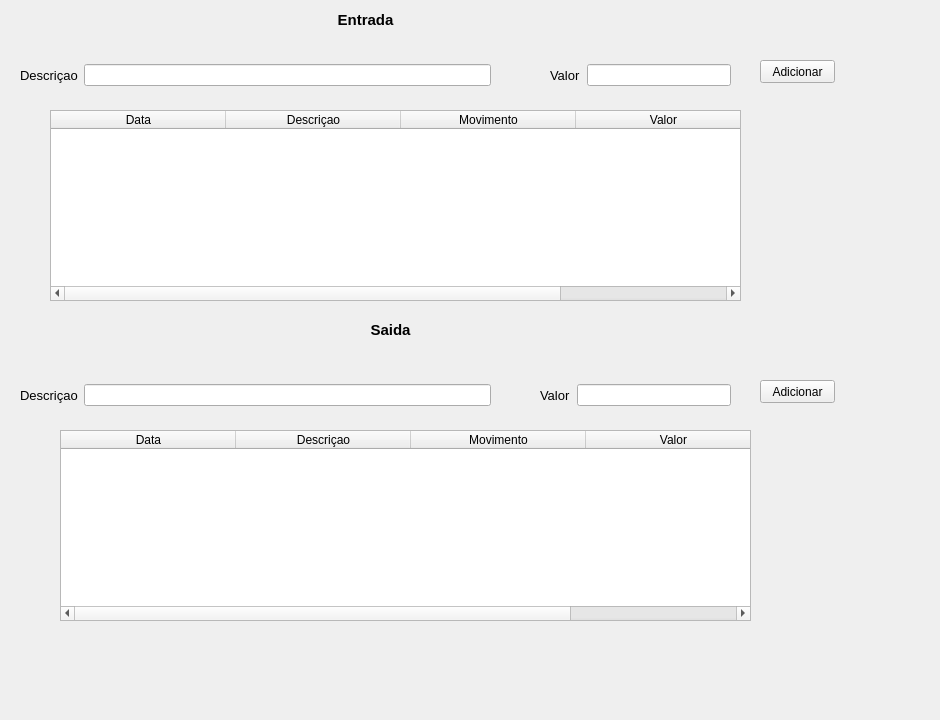
      <widget class="QWidget" name="Caixa">
       <property name="sizePolicy">
        <sizepolicy hsizetype="Preferred" vsizetype="Expanding">
         <horstretch>0</horstretch>
         <verstretch>0</verstretch>
        </sizepolicy>
       </property>
       <widget class="QWidget" name="widget_6" native="true">
        <property name="geometry">
         <rect>
          <x>0</x>
          <y>10</y>
          <width>931</width>
          <height>701</height>
         </rect>
        </property>
        <widget class="QLabel" name="Entrada">
         <property name="geometry">
          <rect>
           <x>330</x>
           <y>0</y>
           <width>71</width>
           <height>21</height>
          </rect>
         </property>
         <property name="font">
          <font>
           <weight>75</weight>
           <bold>true</bold>
          </font>
         </property>
         <property name="styleSheet">
          <string notr="true"/>
         </property>
         <property name="text">
          <string>&lt;html&gt;&lt;head/&gt;&lt;body&gt;&lt;p align=&quot;center&quot;&gt;&lt;span style=&quot; font-size:11pt;&quot;&gt;Entrada&lt;/span&gt;&lt;/p&gt;&lt;/body&gt;&lt;/html&gt;</string>
         </property>
        </widget>
        <widget class="QLabel" name="Saida">
         <property name="geometry">
          <rect>
           <x>360</x>
           <y>310</y>
           <width>61</width>
           <height>20</height>
          </rect>
         </property>
         <property name="font">
          <font>
           <weight>75</weight>
           <bold>true</bold>
          </font>
         </property>
         <property name="styleSheet">
          <string notr="true"/>
         </property>
         <property name="text">
          <string>&lt;html&gt;&lt;head/&gt;&lt;body&gt;&lt;p align=&quot;center&quot;&gt;&lt;span style=&quot; font-size:11pt;&quot;&gt;Saida&lt;/span&gt;&lt;/p&gt;&lt;/body&gt;&lt;/html&gt;</string>
         </property>
        </widget>
        <widget class="QWidget" name="layoutWidget_2">
         <property name="geometry">
          <rect>
           <x>20</x>
           <y>370</y>
           <width>471</width>
           <height>31</height>
          </rect>
         </property>
         <layout class="QHBoxLayout" name="horizontalLayout_18">
          <item>
           <widget class="QLabel" name="descricao_2">
            <property name="text">
             <string>&lt;html&gt;&lt;head/&gt;&lt;body&gt;&lt;p&gt;&lt;span style=&quot; font-size:10pt;&quot;&gt;Descriçao&lt;/span&gt;&lt;/p&gt;&lt;/body&gt;&lt;/html&gt;</string>
            </property>
           </widget>
          </item>
          <item>
           <widget class="QLineEdit" name="line_desc_saida"/>
          </item>
         </layout>
        </widget>
        <widget class="QWidget" name="layoutWidget_3">
         <property name="geometry">
          <rect>
           <x>540</x>
           <y>370</y>
           <width>191</width>
           <height>31</height>
          </rect>
         </property>
         <layout class="QHBoxLayout" name="horizontalLayout_19">
          <item>
           <widget class="QLabel" name="valor_2">
            <property name="text">
             <string>&lt;html&gt;&lt;head/&gt;&lt;body&gt;&lt;p&gt;&lt;span style=&quot; font-size:10pt;&quot;&gt;Valor&lt;/span&gt;&lt;/p&gt;&lt;/body&gt;&lt;/html&gt;</string>
            </property>
           </widget>
          </item>
          <item>
           <widget class="QLineEdit" name="line_valor_saida"/>
          </item>
         </layout>
        </widget>
        <widget class="QPushButton" name="btn_add_saida">
         <property name="geometry">
          <rect>
           <x>760</x>
           <y>370</y>
           <width>75</width>
           <height>23</height>
          </rect>
         </property>
         <property name="text">
          <string>Adicionar</string>
         </property>
        </widget>
        <widget class="QWidget" name="layoutWidget">
         <property name="geometry">
          <rect>
           <x>20</x>
           <y>50</y>
           <width>471</width>
           <height>31</height>
          </rect>
         </property>
         <layout class="QHBoxLayout" name="horizontalLayout_16">
          <item>
           <widget class="QLabel" name="descricao">
            <property name="text">
             <string>&lt;html&gt;&lt;head/&gt;&lt;body&gt;&lt;p&gt;&lt;span style=&quot; font-size:10pt;&quot;&gt;Descriçao&lt;/span&gt;&lt;/p&gt;&lt;/body&gt;&lt;/html&gt;</string>
            </property>
           </widget>
          </item>
          <item>
           <widget class="QLineEdit" name="line_desc_entrada"/>
          </item>
         </layout>
        </widget>
        <widget class="QPushButton" name="btn_add_entrada">
         <property name="geometry">
          <rect>
           <x>760</x>
           <y>50</y>
           <width>75</width>
           <height>23</height>
          </rect>
         </property>
         <property name="text">
          <string>Adicionar</string>
         </property>
        </widget>
        <widget class="QWidget" name="layoutWidget">
         <property name="geometry">
          <rect>
           <x>550</x>
           <y>50</y>
           <width>181</width>
           <height>31</height>
          </rect>
         </property>
         <layout class="QHBoxLayout" name="horizontalLayout_17">
          <item>
           <widget class="QLabel" name="valor">
            <property name="text">
             <string>&lt;html&gt;&lt;head/&gt;&lt;body&gt;&lt;p&gt;&lt;span style=&quot; font-size:10pt;&quot;&gt;Valor&lt;/span&gt;&lt;/p&gt;&lt;/body&gt;&lt;/html&gt;</string>
            </property>
           </widget>
          </item>
          <item>
           <widget class="QLineEdit" name="line_valor_entrada"/>
          </item>
         </layout>
        </widget>
        <widget class="QTableWidget" name="tabela_saida">
         <property name="geometry">
          <rect>
           <x>60</x>
           <y>420</y>
           <width>691</width>
           <height>191</height>
          </rect>
         </property>
         <property name="minimumSize">
          <size>
           <width>691</width>
           <height>0</height>
          </size>
         </property>
         <property name="showGrid">
          <bool>false</bool>
         </property>
         <attribute name="horizontalHeaderDefaultSectionSize">
          <number>175</number>
         </attribute>
         <column>
          <property name="text">
           <string>Data</string>
          </property>
         </column>
         <column>
          <property name="text">
           <string>Descriçao</string>
          </property>
         </column>
         <column>
          <property name="text">
           <string>Movimento</string>
          </property>
         </column>
         <column>
          <property name="text">
           <string>Valor</string>
          </property>
         </column>
        </widget>
        <widget class="QTableWidget" name="tabela_entrada">
         <property name="geometry">
          <rect>
           <x>50</x>
           <y>100</y>
           <width>691</width>
           <height>191</height>
          </rect>
         </property>
         <property name="minimumSize">
          <size>
           <width>691</width>
           <height>0</height>
          </size>
         </property>
         <property name="showGrid">
          <bool>false</bool>
         </property>
         <attribute name="horizontalHeaderDefaultSectionSize">
          <number>175</number>
         </attribute>
         <column>
          <property name="text">
           <string>Data</string>
          </property>
         </column>
         <column>
          <property name="text">
           <string>Descriçao</string>
          </property>
         </column>
         <column>
          <property name="text">
           <string>Movimento</string>
          </property>
         </column>
         <column>
          <property name="text">
           <string>Valor</string>
          </property>
         </column>
        </widget>
       </widget>
      </widget>
